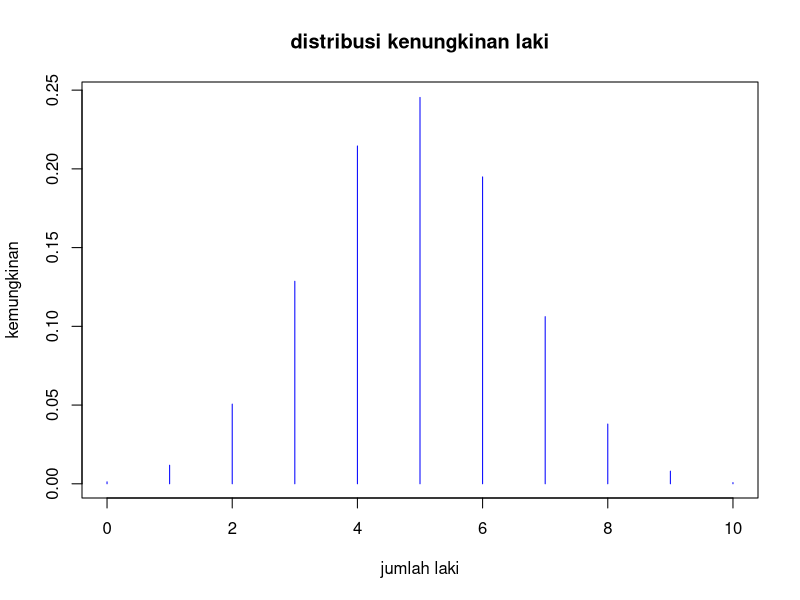
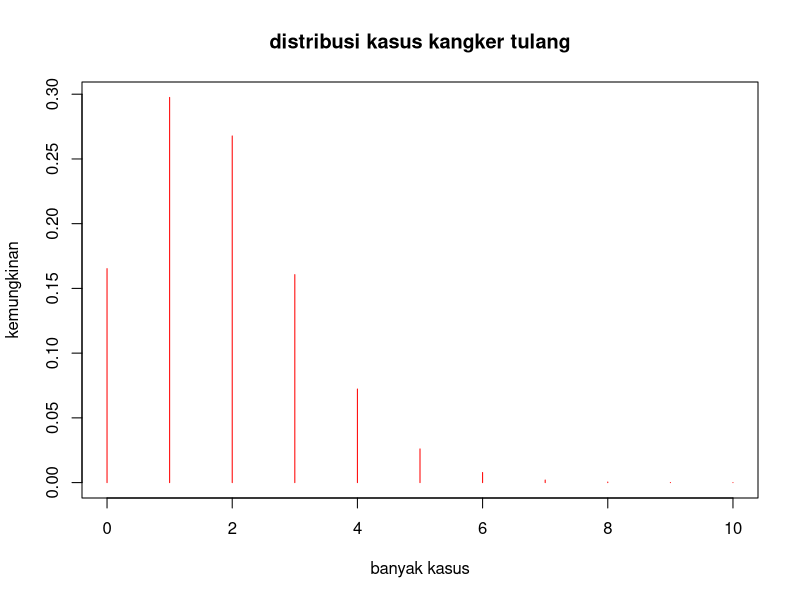
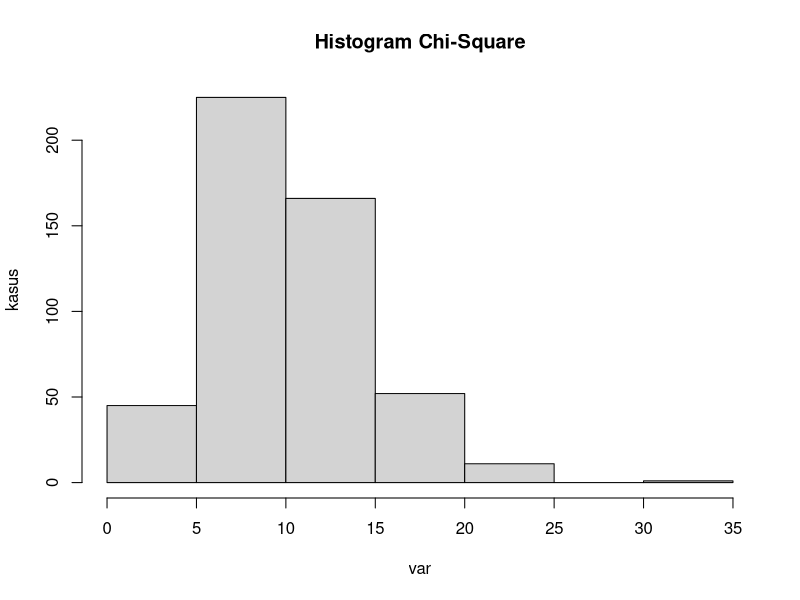
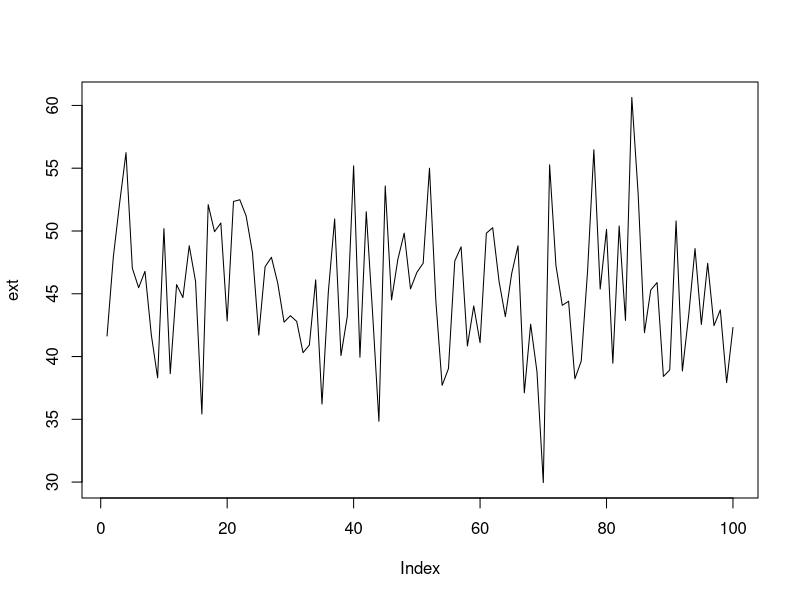
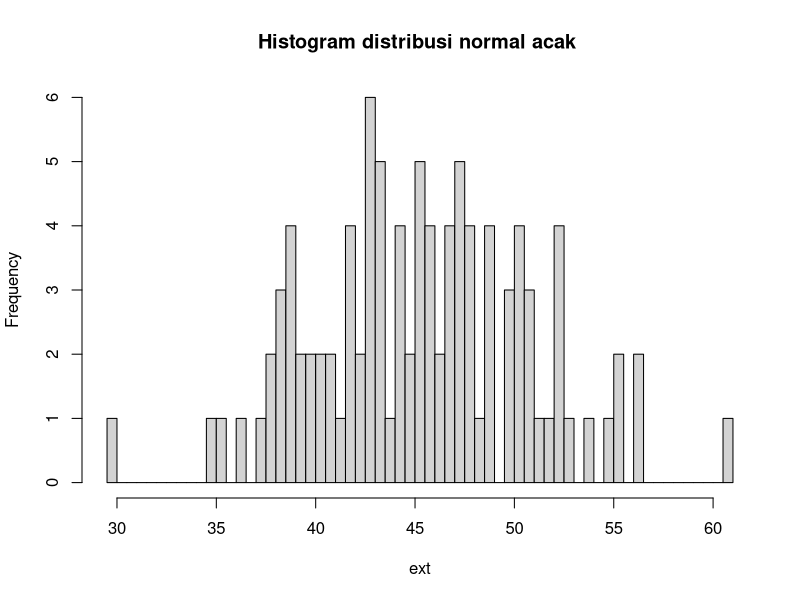

These charts were generated, in order, by the following R code:
#Rano Noumi Sulistyo 5025211185
#probstat c

#1a
#soal menjelaskan bahwa ada 2 kemungkinan yaitu laki atau tidak laki
#oleh karena itu mneggunakan binomial
#P(X=k) = (nCk) p^k (1-p)^(n-k)
#terdapat 10 kelahiran, kemungkinan 0.488 untuk laki

n =  10
p = 0.488
#P(X=k) = (10Ck) 0.488^k (1-0.488)^(10-k)

#1b
#kita diminta untuk menghitung peluang untuk 3 laki laki, berarti k = 3
#P(X=3) = (10C3) 0.488^k (1-0.488)^(10-3)
cat(dbinom(3, n, p), "\n")
#ans = 0.1286265

#1c
#kita diminta untuk menghitung peluang kurang dari 3 laki laki
#ini berarti jumlah kemungkinan laki 0, 1, dan 2
#kita gunakan pbinom
cat(pbinom(2,n,p,), "\n")
#ans = 0.0636442


#1d
#disini kita perlu menghitung perluang 3 atau lebih dari 3
#berarti kita menggunakan kebalikan dari pbinom 1c
cat((1 - pbinom(2,n,p)), "\n")
#ans = 0.9363558

#1e
#dalam distribusi binomial, nilai harapan adalah np yaitu expected number
cat(n*p, " ")

#sementara nilai simpanagan baku atau standar deviasi adalah akar dari varian
#varian dari binomial adalah npq 
cat(sqrt(n*p*(1-p)), "\n")
#ans = 0.488 dan 1.580683

#1f
#buat gambarnya dengan plot
plot(0:10, dbinom(0:10,n,p),
     type = "h", col ="blue", main="distribusi kenungkinan laki",
     xlab="jumlah laki", ylab="kemungkinan")

#no 2a
#kita diberi 2 hal, rentang waktu dan rata rata kejadian
#distribusi yang memiliki 2 karaktersisasi ini adalah poisson
#rumus = P(X=k) = e^(-λ) (λ^k / k!)
lb = 1.8
y = 20 
# lambda atau rata rata = 1.8 dan terjadi dalam rentang 20 tahun
# rumus  = e^(-1.8) * 1.8^k / k!

#2b
#dilaporkan terjadi 4 kasus dalam kalangan pekerja pabrik ban
#tidak ada spesifik waktu, namun dalam prediksi rata ratanya selama 20 tahun 1.8
#4 labih dari 2x rata rata. sehingga bisa dibilang abnormal
cat(dpois(4,lb), "\n")
#kemungkinan adalah 0.07230173 atau 7% relatif rendah namun menurut saya tidak wajar namun relatif mungkin
#tidak ada detail rentan waktu, sehingga tidak bisa pasti

#2c 
#kemungkinan paling banyak 4 berarti peluang dari 0-4
#menggunakan cumulative density function
cat(ppois(4,lb), "\n")
#ans = 0.9635933

#2d
#kemungkinan lebih dari 4 kasus, berarti kebalikan dari 2c
# 1 - cdf dari kasus 0-4
cat((1-ppois(4,lb)),"\n")
#ans = 0.03640666

#2e 
#dalam distribusi poisson varian dan nilai harapan sama yaitu sesuai dengan lambda
#dalam kasus ini lambda adalah 1.8
cat(lb,  " ")
#dikarenakan standar devisasi adalah akar dari varian maka kita akarkan 1.8
cat(sqrt(lb) , "\n")
#ans = 1.8  dan 1.341641 

#2f
#buat gambar graphnya dalam bentuk histogram, kita gambar dari 1-10 karena lambda 1.8
plot(0:10, dpois(0:10,lb), type="h", col="red", main="distribusi kasus kangker tulang",
     xlab="banyak kasus", ylab="kemungkinan")
#2g
#simulasi dengan beberapa kali denga rpois
#kali ini coba 1000 kali
try = rpois(1000,lambda=lb)

#2h
#bandingkan dengan 2d
cat(mean(try), " ", median(try),
    " ", sd(try),
    " ", var(try),
    "\n")
# avg = 1.813  median = 2 sd = 1.333345 var=1.777809

#3a
xc = 3
df = 10
# chi square memerlukan degree of freedom dan variabel acak
# rumus = f(x) = (1 / (2^(k/2) Γ(k/2))) x^(k/2 - 1) e^(-x/2) untuk x ≥ 0
# df = 10, var acak = 3 
cat(dchisq(xc,df),"\n")
#ans = 0.02353326
#3b
#menngunakan hist dan rchisq
tx <- rchisq(500, df = df )
hist(tx, xlab = "var", ylab = "kasus", main = "Histogram Chi-Square")
#3c 
#rataan dari chi square adalah derajat kebebasannya
#sementara variannya adalah 2 kalinya dari itu
cat(df,  " ")
cat (df*2,"\n")
#4a
num = 100 
mean = 45 
sdn = 5
#kita simulasi
ext <-  rnorm(num,mean,sdn)
mext <- mean(ext)
x1 <- floor(mext)
x2 <- ceiling(mext)
#print z1 dan z2
cat((x1-mext)/sd(ext), " ")
#- 0,03931083
cat((x2-mext)/sd(ext), "\n")
#0.1776456 
prob <- pnorm(x1,mean,sdn) - pnorm(x2,mean,sdn)
cat(prob, "\n")
#-0.07925971
plot(ext, type = "l")
#4b
breaks = 50
hist(ext, breaks, main = "Histogram distribusi normal acak ")
#4c 
cat(var(ext),"\n")
#21.24491 

#5a
# dalam T student kita perly degree dan vektor
# rumus : = Γ((ν+1)/2) / (√(νπ) Γ(ν/2)) (1 + (x^2 / ν))^(-(ν+1)/2) untuk -∞ < x < ∞
# karena kurang dari berarti kumulatif menggunakan p
cat(pt(-2.34, 6), "\n")
#ans = 0.02892197 
#5b
#lebih dari berarti menggunakan 1 - kurang dari kumulatif
cat(1 - pt(1.34, 6), "\n")
#ans = 0.11438 
#5c
# diatas 1.23 dan dibawah -1.23 berarti kumulatif -1.23 dan 1 - kumulatif 1.23
cat(pt(-1.23, 3) + (1 - pt(1.23, 3)), "\n")
#ans = 0.306356 
#5d
# antara 2 berarti kumlatif 0.94 dikurangi kumulatif -0.94
cat( (pt(0.94, 14)) - pt(-0.94, 14), "\n")
#ans = 0.6368457
#5e
#tidak diketahui x, dan diketahui luasan dan derajatnya
#menggunakan qt, sebelah kiri berarti tidak perlu diubah dari format r
cat(qt(0.0333, 5), "\n")
#ans = -2.337342
#5f
# bagian kanan, jadi qt namun 1 - probabilitas
cat(qt(1 - 0.125, 25), "\n")
#ans = 1.177716 
#5g
#diantara dan negatif berarti -t<X<t. berarti 1- prob
#karena kedua ujung sama kita bagi 2
cat(qt(0.75 + (1-0.75)/2, 11 ), "\n")
#ans = 1.21446
#5h
# di luar dan negatif berarti X<-t dan X>t. berarti 1 - prob/2
# aga
cat(qt(1 - (0.0333/2), 23 ), "\n")
#ans = 2.264201